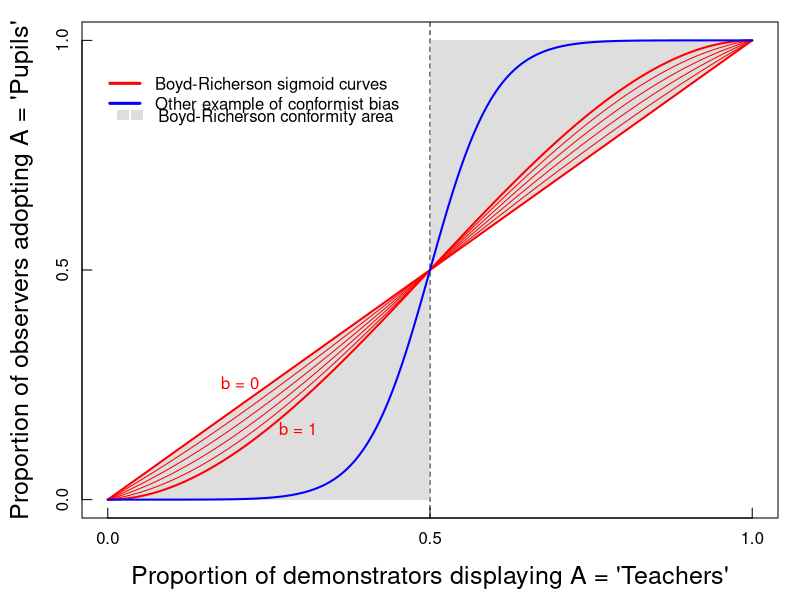
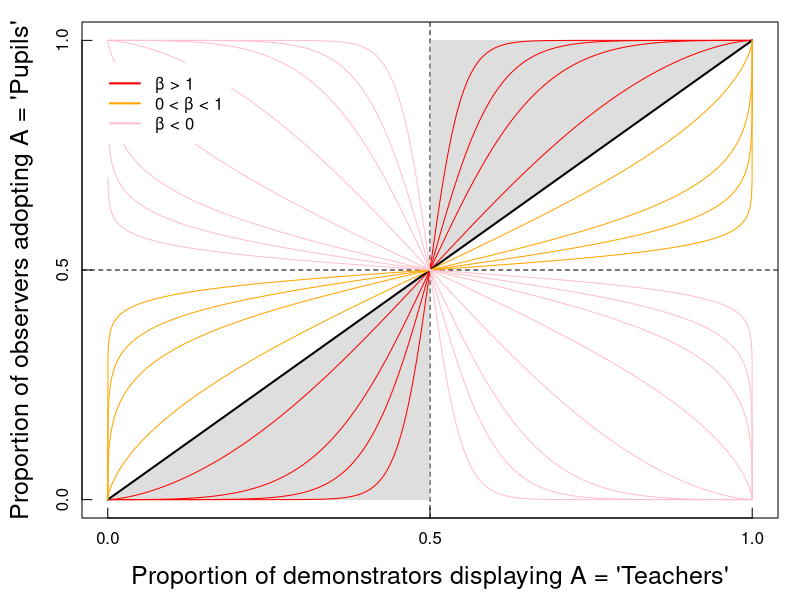
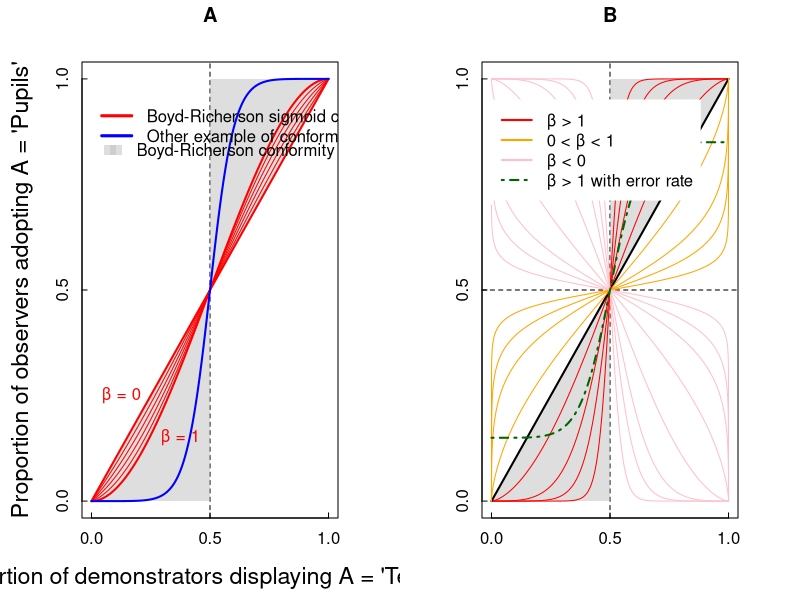

Source code (R) for these figures, in order:



###################################
### GRAPHS FOR CONFORMITY PAPER ###
###################################

q <- seq(0, 1, length=5000)

### GRAPH 1a: BOYD & RICHERSON CONFORMITY CURVES

pdf("~/Documents/GitHub/project-conformity/conformity_graphs/fig1a.pdf")

	layout(1)
	par(mgp=c(2.5,.5,0), mar=c(4,4,1,1)+0.1)

	# Plot frame with random copying as baseline
	plot(q, q, type="n",						# random copying
		xaxp=c(0,1,2), yaxp=c(0,1,2), tck=.02,
		cex.lab=1.5,
		xlab="Proportion of demonstrators displaying A = 'Teachers'",
		ylab="Proportion of observers adopting A = 'Pupils'")
	abline(v = 1/2, lty="dashed")		# vertical line at x = .5
	
	# Fill conformity areas
	polygon(x = c(0, 1/2, 1/2), y = c(0, 0, 1/2), col=adjustcolor("gray", alpha.f=.5), border=NA)
	polygon(x = c(1, 1/2, 1/2), y = c(1, 1, 1/2), col=adjustcolor("gray", alpha.f=.5), border=NA)
	
	# Sigmoid curves
	B <- 1:4/5
	for (β in B) lines(q, q + β*q*(1-q)*(2*q-1), col="red", lwd=1)
	lines(q, q + 0*q*(1-q)*(2*q-1), col="red", lwd=2)
	lines(q, q + 1*q*(1-q)*(2*q-1), col="red", lwd=2)
	
	# Other example of conformist bias
	lines(q, q^5/(q^5 + (1-q)^5), col="blue", lwd=2)
	
	# Legend
	legend(-.02, .95, bty="n",
		legend=c("Boyd-Richerson sigmoid curves", "Other example of conformist bias"),
		col=c("red", "blue"),
		lwd=c(3,3),
		lty=c(1,1)
		)
	legend(-.009, .88, bty="n",		
		legend="",
		fill=adjustcolor("gray", alpha.f=.5),
		border=NA
		)
	legend(.013, .88, bty="n",		# x+0.22
		legend="Boyd-Richerson conformity area",
		fill=adjustcolor("gray", alpha.f=.5),
		border=NA
		)
	text(.25, .25, "b = 0", col="red", pos=2)
	text(.25, .15, "b = 1", col="red", pos=4)

dev.off()

	
### GRAPH 1b: LOGISTIC CONFORMITY CURVES

pdf("~/Documents/GitHub/project-conformity/conformity_graphs/fig1b.pdf")

	layout(1)
	par(mgp=c(2.5,.5,0), mar=c(4,4,1,1)+0.1)

	# Plot frame with random copying as baseline
	plot(q, q, type="n",						# random copying
		xaxp=c(0,1,2), yaxp=c(0,1,2), tck=.02,
		cex.lab=1.5,
		xlab="Proportion of demonstrators displaying A = 'Teachers'",
		ylab="Proportion of observers adopting A = 'Pupils'")
	abline(v = 1/2, lty="dashed")		# vertical line at x = .5
	abline(h = 1/2, lty="dashed")		# horizontal line at y = .5
	
	# Fill conformity areas
	polygon(x = c(0, 1/2, 1/2), y = c(0, 0, 1/2), col=adjustcolor("gray", alpha.f=.5), border=NA)
	polygon(x = c(1, 1/2, 1/2), y = c(1, 1, 1/2), col=adjustcolor("gray", alpha.f=.5), border=NA)
	
	# Sigmoid curves
	B <- c(1.5, 3, 5, 10) ; for (β in B) lines(q, q^β/(q^β + (1-q)^β), col="red", lwd=1)
	β  <- 1 ; lines(q, q^β/(q^β + (1-q)^β), col="black", lwd=2)
	B <- 1/c(1.5, 3, 5, 10) ; for (β in B) lines(q, q^β/(q^β + (1-q)^β), col="orange", lwd=1)
	B <- -c(1/c(1.5, 3, 5, 10), c(1.5, 3, 5, 10)) ; for (β in B) lines(q, q^β/(q^β + (1-q)^β), col="pink", lwd=1)
	
	# Legend
	legend(-.02, .95, bg="white", box.col="white",
		legend=c("β > 1", "0 < β < 1", "β < 0"),
		col=c("red", "orange", "pink"),
		lwd=c(2,2,2),
		lty=c(1,1,1)
		)

dev.off()


### FIGURE 1: BOTH GRAPHS SIDE BY SIDE

png("~/Documents/GitHub/project-conformity/conformity_graphs/fig1.png", width=2*480, height=480)

	layout(matrix(1:2, nrow=1, ncol=2, byrow=T))
	par(mgp=c(2.5,.5,0), mar=c(4,4,3,3)+0.1)
	
	# Plot frame with random copying as baseline
	plot(q, q, type="n",						# random copying
		xaxp=c(0,1,2), yaxp=c(0,1,2), tck=.02,
		cex.lab=1.4,
		xlab="Proportion of demonstrators displaying A = 'Teachers'",
		ylab="Proportion of observers adopting A = 'Pupils'")
	abline(v = 1/2, lty="dashed")		# vertical line at x = .5
	
	# Fill conformity areas
	polygon(x = c(0, 1/2, 1/2), y = c(0, 0, 1/2), col=adjustcolor("gray", alpha.f=.5), border=NA)
	polygon(x = c(1, 1/2, 1/2), y = c(1, 1, 1/2), col=adjustcolor("gray", alpha.f=.5), border=NA)
	
	# Sigmoid curves
	B <- 1:4/5
	for (β in B) lines(q, q + β*q*(1-q)*(2*q-1), col="red", lwd=1)
	lines(q, q + 0*q*(1-q)*(2*q-1), col="red", lwd=2)
	lines(q, q + 1*q*(1-q)*(2*q-1), col="red", lwd=2)
	
	# Other example of conformist bias
	lines(q, q^5/(q^5 + (1-q)^5), col="blue", lwd=2)
	
	# Legend
	legend(-.02, .96, bty="n",
		legend=c("Boyd-Richerson sigmoid curves", "Other example of conformist bias"),
		col=c("red", "blue"),
		lwd=c(3,3),
		lty=c(1,1)
		)
	legend(-.009, .88, bty="n",		
		legend="",
		fill=adjustcolor("gray", alpha.f=.5),
		border=NA
		)
	legend(.013, .88, bty="n",		# x+0.22
		legend="Boyd-Richerson conformity area",
		fill=adjustcolor("gray", alpha.f=.5),
		border=NA
		)
	text(.25, .25, "β = 0", col="red", pos=2)
	text(.25, .15, "β = 1", col="red", pos=4)
	title("A", line=2)
	
	# Plot frame with random copying as baseline
	plot(q, q, type="n",						# random copying
		xaxp=c(0,1,2), yaxp=c(0,1,2), tck=.02,
		cex.lab=1.4,
		xlab="",
		ylab="")
	abline(v = 1/2, lty="dashed")		# vertical line at x = .5
	abline(h = 1/2, lty="dashed")		# horizontal line at y = .5
	
	# Fill conformity areas
	polygon(x = c(0, 1/2, 1/2), y = c(0, 0, 1/2), col=adjustcolor("gray", alpha.f=.5), border=NA)
	polygon(x = c(1, 1/2, 1/2), y = c(1, 1, 1/2), col=adjustcolor("gray", alpha.f=.5), border=NA)
	
	# Sigmoid curves
	B <- c(1.5, 3, 5, 10) ; for (β in B) lines(q, q^β/(q^β + (1-q)^β), col="red", lwd=1)
	β  <- 1 ; lines(q, q^β/(q^β + (1-q)^β), col="black", lwd=2)
	B <- 1/c(1.5, 3, 5, 10) ; for (β in B) lines(q, q^β/(q^β + (1-q)^β), col="orange", lwd=1)
	B <- -c(1/c(1.5, 3, 5, 10), c(1.5, 3, 5, 10)) ; for (β in B) lines(q, q^β/(q^β + (1-q)^β), col="pink", lwd=1)
	
	# Sigmoid curve with error rate
	α <- .3 ; β  <- 4
	lines(q, α/2 + (1-α)*q^β/(q^β + (1-q)^β), col="dark green", lwd=2, lty=4)
	
	# Legend
	legend(-.02, .95, bg="white", box.col="white",
		legend=c("β > 1", "0 < β < 1", "β < 0", "β > 1 with error rate"),
		col=c("red", "orange", "pink", "dark green"),
		lwd=c(2,2,2,2),
		lty=c(1,1,1,4)
		)
	title("B", line=2)

dev.off()





























	
	
	
